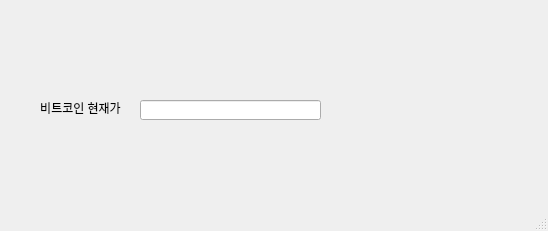
<?xml version="1.0" encoding="UTF-8"?>
<ui version="4.0">
 <class>MainWindow</class>
 <widget class="QMainWindow" name="MainWindow">
  <property name="geometry">
   <rect>
    <x>0</x>
    <y>0</y>
    <width>548</width>
    <height>231</height>
   </rect>
  </property>
  <property name="windowTitle">
   <string>MainWindow</string>
  </property>
  <widget class="QWidget" name="centralwidget">
   <widget class="QLabel" name="label">
    <property name="geometry">
     <rect>
      <x>30</x>
      <y>100</y>
      <width>101</width>
      <height>16</height>
     </rect>
    </property>
    <property name="text">
     <string>비트코인 현재가</string>
    </property>
    <property name="alignment">
     <set>Qt::AlignCenter</set>
    </property>
   </widget>
   <widget class="QLineEdit" name="lineEdit">
    <property name="geometry">
     <rect>
      <x>140</x>
      <y>100</y>
      <width>181</width>
      <height>20</height>
     </rect>
    </property>
   </widget>
  </widget>
  <widget class="QMenuBar" name="menubar">
   <property name="geometry">
    <rect>
     <x>0</x>
     <y>0</y>
     <width>548</width>
     <height>21</height>
    </rect>
   </property>
  </widget>
  <widget class="QStatusBar" name="statusbar"/>
 </widget>
 <resources/>
 <connections/>
</ui>
